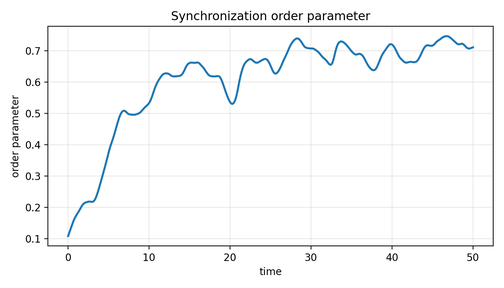
#> input picture figures/order_param.png, 504 x 288 px, shrunk from 1400 x 800 before the run, found by its file name
$ python make_dark_figures.py
#> lines starting #> are read from the running program, lines starting #| are printed output that depends on the picture
"""Black-background versions of existing figures, for the talk.

The data and the plots are unchanged: the colours are inverted and the hue is rotated by 180 degrees,
so white becomes black, black text becomes white, and the blue and orange curves keep their colours.
"""
import pathlib
from PIL import Image, ImageOps

REPO = pathlib.Path(__file__).resolve().parents[1]
OUT = REPO / "presentation" / "assets"
OUT.mkdir(parents=True, exist_ok=True)

FIGURES = {
    "fig_sync_dark.png": REPO / "legacy" / "figures" / "order_param.png",
    "fig_herding_dark.png": REPO / "research" / "figures" / "s2_herding_hysteresis.png",
    "fig_fold_dark.png": REPO / "research" / "figures" / "p1_fold_coefficient.png",
    "fig_crash_anatomy_dark.png": REPO / "research" / "figures" / "s3_crash_anatomy.png",
    "fig_crash_phase_dark.png": REPO / "research" / "figures" / "s4_crash_phase_diagram.png",
    "fig_breakers_dark.png": REPO / "research" / "figures" / "s5_circuit_breakers.png",
    "fig_comovement_dark.png": REPO / "research" / "figures" / "s9_observable_mapping.png",
    "fig_flashcrash_dark.png": REPO / "research" / "empirical" / "figures" / "e6_flash_crash.png",
    "fig_minute_dark.png": REPO / "research" / "empirical" / "figures" / "e7_minute_event_study.png",
    "fig_realnet_dark.png": REPO / "research" / "empirical" / "figures" / "e5_real_network.png",
}

for name, src in FIGURES.items():
    img = ImageOps.invert(Image.open(src).convert("RGB"))
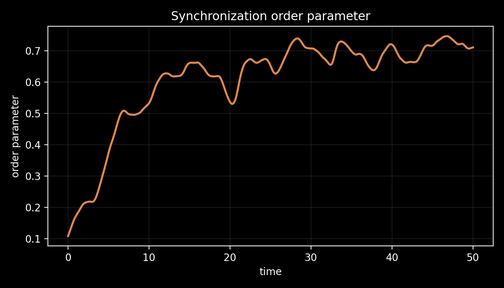
#> img: PIL image 504x288 RGB; mean R, G, B 7.2, 6.3, 5.7
    h, s, v = img.convert("HSV").split()
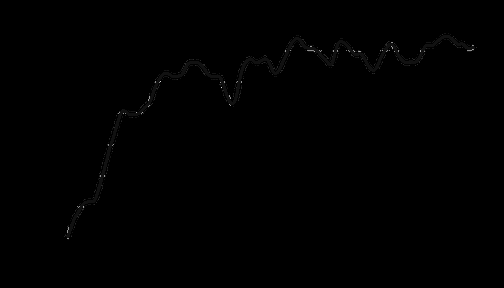
#> h: PIL image 504x288 L; min 0, max 212, mean 0.5
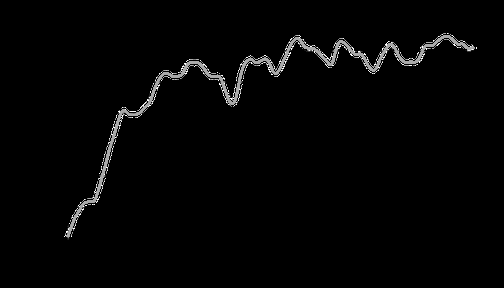
#> s: PIL image 504x288 L; min 0, max 255, mean 4.3
    h = h.point(lambda x: (x + 128) % 256)
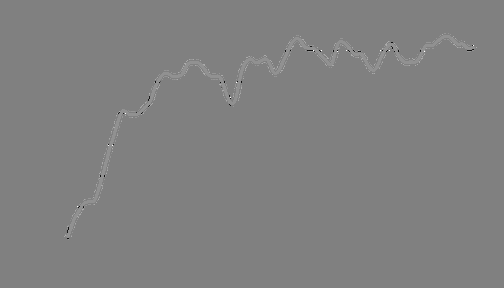
#> h: PIL image 504x288 L; min 10, max 255, mean 128.4
    Image.merge("HSV", (h, s, v)).convert("RGB").save(OUT / name)
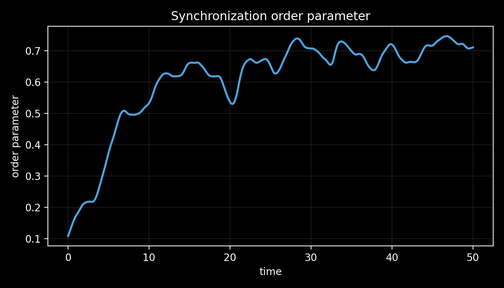
#> saved as fig_sync_dark.png: PIL image 504x288 RGB; mean R, G, B 5.7, 6.6, 7.2
    print("wrote", OUT / name)
#> pass 2 of the loop `for name, src in FIGURES.items():`:
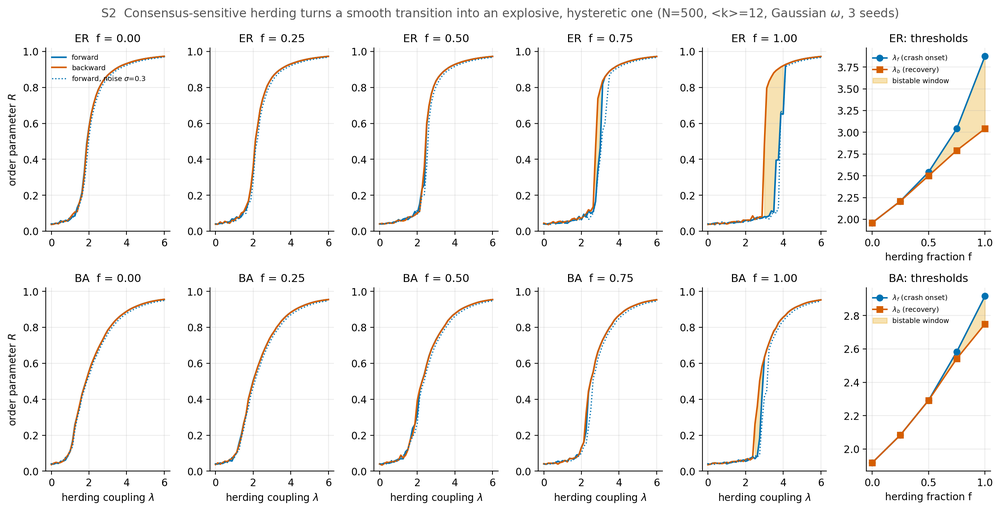
#> input picture research/figures/s2_herding_hysteresis.png, 1000 x 511 px, shrunk from 2776 x 1419 before the run
#> img: PIL image 1000x511 RGB
#> s: PIL image 1000x511 L
#> v: PIL image 1000x511 L
#> `h = h.point(lambda x: (x + 128) % 256)`:
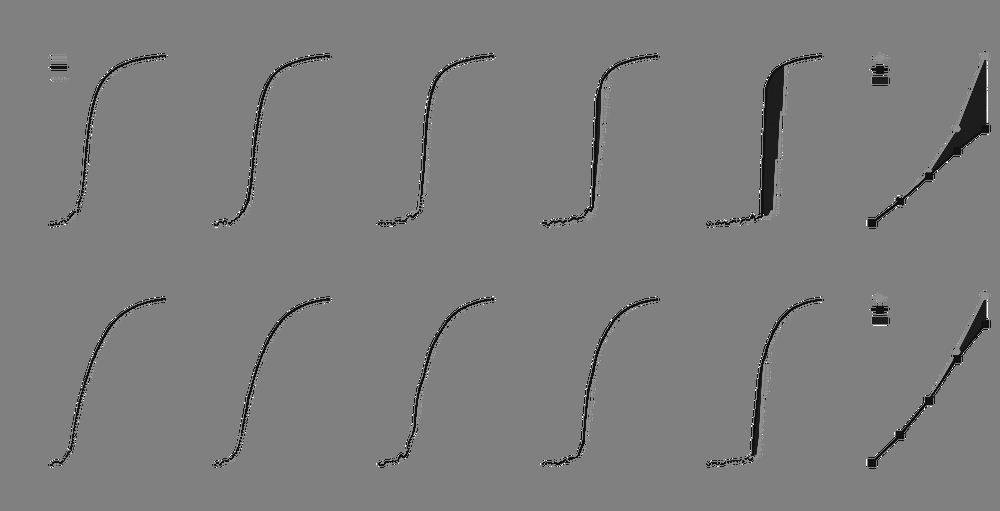
#> h: PIL image 1000x511 L; min 8, max 255, mean 125.5
#> `Image.merge("HSV", (h, s, v)).convert("RGB").save(OUT / name)`:
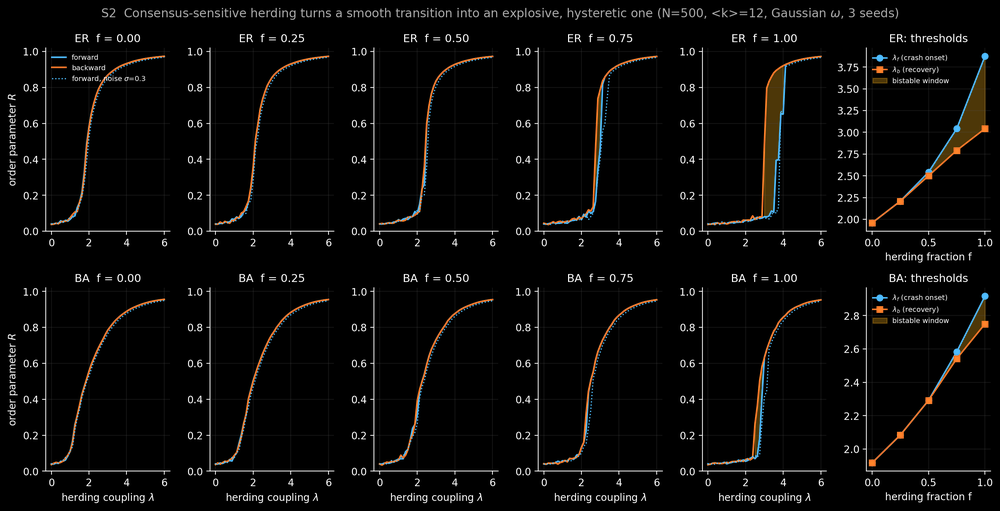
#> saved as fig_herding_dark.png: PIL image 1000x511 RGB; mean R, G, B 10.4, 9.7, 8.9
#> pass 3 of the loop `for name, src in FIGURES.items():`:
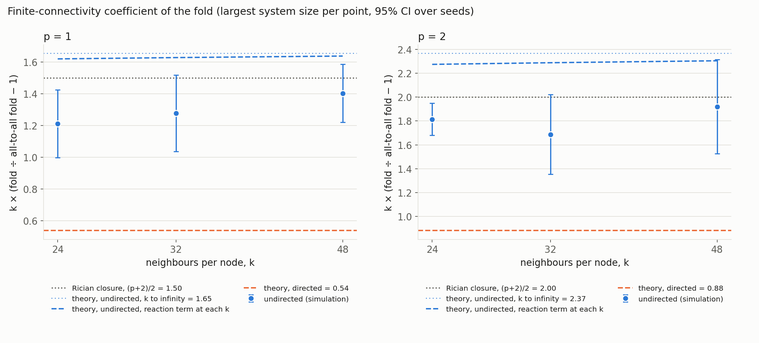
#> input picture research/figures/p1_fold_coefficient.png, 759 x 343 px, shrunk from 2108 x 951 before the run
#> img: PIL image 759x343 RGB
#> s: PIL image 759x343 L
#> v: PIL image 759x343 L
#> `h = h.point(lambda x: (x + 128) % 256)`:
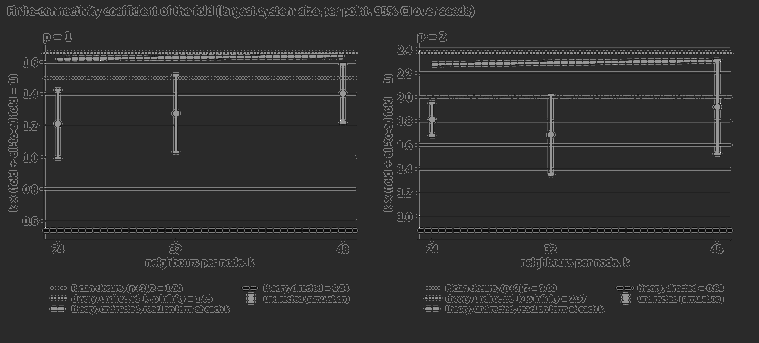
#> h: PIL image 759x343 L; min 10, max 255, mean 47.3
#> `Image.merge("HSV", (h, s, v)).convert("RGB").save(OUT / name)`:
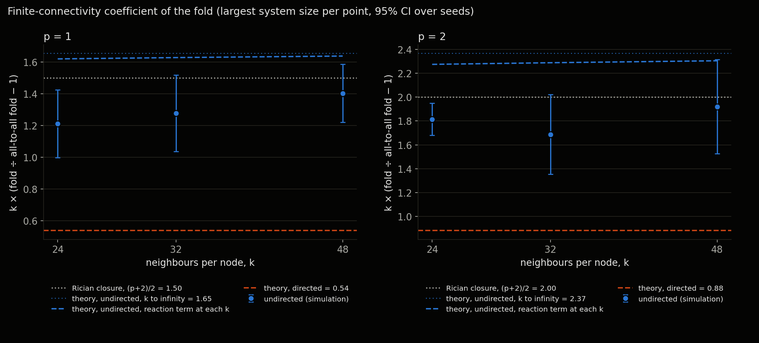
#> saved as fig_fold_dark.png: PIL image 759x343 RGB; mean R, G, B 8.8, 8.9, 8.2
#> (the run stopped early here; a loop or call above may not have finished)
